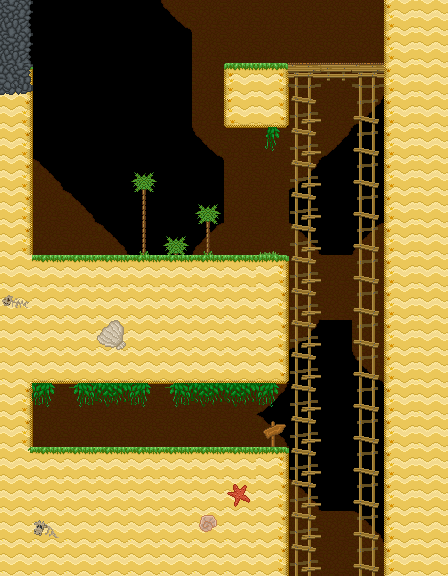

A 2D game scene composited from a Tiled map and its tileset images. What follows is a short description and the map's XML, with each tile layer's data collapsed to a summary:
An orthogonal 14x18 tile map with 32x32 px tiles, 4 tile layers (background, main, foreground, hidden), 5 tilesets and 26 objects (15x veggie, start, chest, goal).

<map version="1.0" orientation="orthogonal" renderorder="right-down" width="14" height="18" tilewidth="32" tileheight="32" nextobjectid="49">
 <properties>
  <property name="hints" value="" />
  <property name="time_to_beat" value="60" />
 </properties>
 <tileset firstgid="1" name="grass_level" tilewidth="32" tileheight="32" tilecount="153" columns="17">
  <image source="../../sprites/tilesets/34tile.png" width="544" height="306" />
 </tileset>
 <tileset firstgid="154" name="34tile_beach_temp" tilewidth="33" tileheight="33" spacing="1" margin="1" tilecount="189" columns="21">
  <image source="../../sprites/tilesets/34tile_beach_temp.png" trans="ff00ff" width="714" height="306" />
 </tileset>
 <tileset firstgid="343" name="object_tilemap_32" tilewidth="32" tileheight="32" tilecount="25" columns="5">
  <image source="../../sprites/tilesets/object_tilemap_32.png" width="160" height="160" />
  <tile id="0">
   <properties>
    <property name="item_no" value="5" />
    <property name="type" value="costume_head" />
   </properties>
  </tile>
  <tile id="1">
   <properties>
    <property name="spawn" value="spawn" />
   </properties>
  </tile>
  <tile id="2">
   <properties>
    <property name="goal" value="goal" />
   </properties>
  </tile>
  <tile id="3">
   <properties>
    <property name="name" value="pig" />
   </properties>
  </tile>
  <tile id="4">
   <properties>
    <property name="direction" value="left" />
    <property name="name" value="walking_enemy" />
   </properties>
  </tile>
 </tileset>
 <tileset firstgid="368" name="object_tilemap_16" tilewidth="16" tileheight="16" tilecount="12" columns="4">
  <image source="../../sprites/tilesets/object_tilemap_16.png" width="64" height="48" />
 </tileset>
 <tileset firstgid="380" name="treetops_big_96" tilewidth="96" tileheight="64" tilecount="2" columns="2">
  <image source="../../sprites/objects/scenery/treetops_big_96.png" trans="ff00ff" width="192" height="64" />
 </tileset>
 <layer name="background" width="14" height="18">
  <properties>
   <property name="background" value="background" />
  </properties>
  <data>[252 cells, 74 non-empty, 9 distinct tile ids]</data>
 </layer>
 <layer name="main" width="14" height="18">
  <data>[252 cells, 164 non-empty, 22 distinct tile ids]</data>
 </layer>
 <layer name="foreground" width="14" height="18">
  <properties>
   <property name="foreground" value="foreground" />
  </properties>
  <data>[252 cells, 14 non-empty, 9 distinct tile ids]</data>
 </layer>
 <layer name="hidden" width="14" height="18">
  <data>[252 cells, 0 non-empty, 0 distinct tile ids]</data>
 </layer>
 <objectgroup color="#e70000" name="hard-blocks">
  <object id="1" x="0" y="0" width="32" height="96" />
 </objectgroup>
 <objectgroup color="#0055ff" name="soft-blocks">
  <object id="2" x="288" y="64" width="96" height="32" />
 </objectgroup>
 <objectgroup name="objects-32px">
  <object id="3" name="start" gid="344" x="32" y="416" width="32" height="32">
   <properties>
    <property name="direction" value="right" />
    <property name="health" value="100" />
   </properties>
  </object>
  <object id="4" name="chest" gid="343" x="240" y="64" width="32" height="32">
   <properties>
    <property name="item_no" value="6" />
    <property name="type" value="costume_head" />
   </properties>
  </object>
  <object id="5" name="goal" gid="345" x="96" y="168" width="32" height="32" />
 </objectgroup>
 <objectgroup name="objects-16px">
  <object id="19" name="veggie" gid="379" x="104" y="440" width="16" height="16" />
  <object id="21" name="veggie" gid="379" x="168" y="440" width="16" height="16" />
  <object id="23" name="veggie" gid="379" x="232" y="440" width="16" height="16" />
  <object id="25" name="veggie" gid="379" x="312" y="416" width="16" height="16" />
  <object id="26" name="veggie" gid="379" x="344" y="392" width="16" height="16" />
  <object id="27" name="veggie" gid="379" x="344" y="352" width="16" height="16" />
  <object id="28" name="veggie" gid="379" x="264" y="224" width="16" height="16" />
  <object id="30" name="veggie" gid="379" x="200" y="248" width="16" height="16" />
  <object id="32" name="veggie" gid="379" x="136" y="248" width="16" height="16" />
  <object id="33" name="veggie" gid="379" x="40" y="200" width="16" height="16" />
  <object id="34" name="veggie" gid="379" x="312" y="328" width="16" height="16" />
  <object id="35" name="veggie" gid="379" x="312" y="288" width="16" height="16" />
  <object id="36" name="veggie" gid="379" x="344" y="264" width="16" height="16" />
  <object id="37" name="veggie" gid="379" x="344" y="224" width="16" height="16" />
  <object id="38" name="veggie" gid="379" x="312" y="200" width="16" height="16" />
 </objectgroup>
 <objectgroup name="treetop_big" />
 <objectgroup color="#33a42d" name="sand-blocks">
  <object id="41" x="0" y="96" width="32" height="352" />
  <object id="42" x="416" y="0" width="32" height="576" />
  <object id="45" x="0" y="448" width="288" height="128" />
  <object id="46" x="384" y="0" width="32" height="576" />
  <object id="47" x="32" y="256" width="256" height="128" />
  <object id="48" x="224" y="64" width="64" height="64" />
 </objectgroup>
</map>
